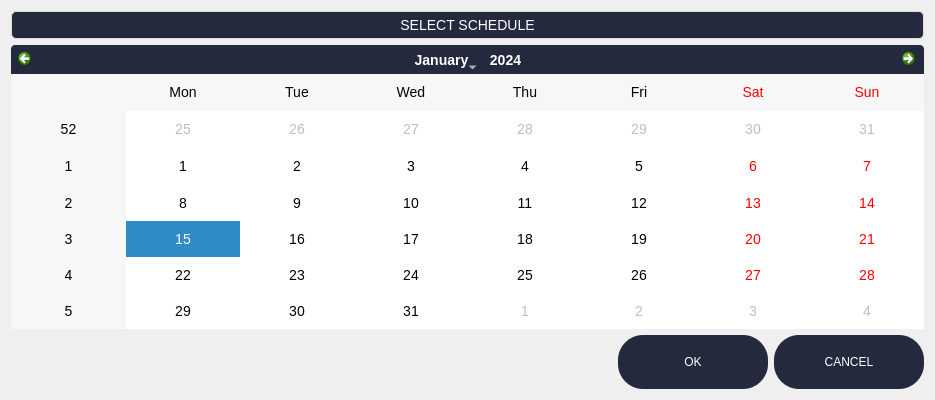
<?xml version="1.0" encoding="UTF-8"?>
<ui version="4.0">
 <class>Dialog</class>
 <widget class="QDialog" name="Dialog">
  <property name="geometry">
   <rect>
    <x>0</x>
    <y>0</y>
    <width>935</width>
    <height>400</height>
   </rect>
  </property>
  <property name="windowTitle">
   <string>Schedule</string>
  </property>
  <property name="styleSheet">
   <string notr="true">
QDialong{
background-color:#f4f5fc

}QPushButton{

border-radius: 25px;
color: white;
background-color: #24293e;
padding-top: 20px;
padding-bottom: 20px;






}</string>
  </property>
  <layout class="QGridLayout" name="gridLayout_2">
   <item row="0" column="0">
    <layout class="QGridLayout" name="gridLayout">
     <item row="1" column="0" colspan="3">
      <widget class="QCalendarWidget" name="calendarWidget">
       <property name="styleSheet">
        <string notr="true">/* General QCalendarWidget Style */
QCalendarWidget {
    background-color: #ffffff;
    border: 1px solid #cccccc;
    border-radius: 8px;
    font-family: &quot;Segoe UI&quot;, &quot;Arial&quot;, sans-serif;
    font-size: 14px;
    color: #333333;
}

/* Navigation Bar */
QCalendarWidget QToolButton {
    color: #ffffff;
    background-color: #24293E;
    border: none;
    border-radius: 4px;
    padding: 5px;
}

QCalendarWidget QToolButton:hover {
    font-style: bold;
}

QCalendarWidget QToolButton::disabled {
    background-color: #9E9E9E;
}

/* Header (Month/Year) */
QCalendarWidget QWidget#qt_calendar_navigationbar {
    background-color: #24293E;
    color: #ffffff;
    border-top-left-radius: 8px;
    border-top-right-radius: 8px;
}

QCalendarWidget QToolButton::menu-indicator {
    image: none;
}

/* Day Headers (e.g., Mon, Tue) */
QCalendarWidget QTableView {
    border: none;
}

QCalendarWidget QHeaderView::section {
    color: #333333;
    background-color: #f2f2f2;
    border: none;
    padding: 5px;
}

/* Day Cells */
QCalendarWidget QTableView::item {
    border: none;
    padding: 5px;
}

QCalendarWidget QTableView::item:selected {
    background-color: #4CAF50;
    color: #ffffff;
}

QCalendarWidget QTableView::item:hover {
    background-color: #a5d6a7;
    color: #333333;
}

/* Today Highlight */
QCalendarWidget QWidget#qt_calendar_today {
    border: 1px solid #4CAF50;
    background-color: #ffffff;
    color: #4CAF50;
    border-radius: 4px;
}

QCalendarWidget QWidget#qt_calendar_today::hover {
    background-color: #e8f5e9;
    border: 1px solid #4CAF50;
}

/* Navigation Buttons */
QCalendarWidget QToolButton::left-arrow {
    image: url(:/icons/left-arrow.png); /* Ensure you have an appropriate icon */
}

QCalendarWidget QToolButton::right-arrow {
    image: url(:/icons/right-arrow.png); /* Ensure you have an appropriate icon */
}
QCalendarWidget{
	border: 1px solid black

}</string>
       </property>
      </widget>
     </item>
     <item row="2" column="1">
      <widget class="QPushButton" name="ok">
       <property name="sizePolicy">
        <sizepolicy hsizetype="Minimum" vsizetype="Fixed">
         <horstretch>150</horstretch>
         <verstretch>0</verstretch>
        </sizepolicy>
       </property>
       <property name="minimumSize">
        <size>
         <width>150</width>
         <height>50</height>
        </size>
       </property>
       <property name="text">
        <string>OK</string>
       </property>
      </widget>
     </item>
     <item row="2" column="2">
      <widget class="QPushButton" name="cancel">
       <property name="sizePolicy">
        <sizepolicy hsizetype="Minimum" vsizetype="Fixed">
         <horstretch>150</horstretch>
         <verstretch>0</verstretch>
        </sizepolicy>
       </property>
       <property name="minimumSize">
        <size>
         <width>150</width>
         <height>50</height>
        </size>
       </property>
       <property name="text">
        <string>CANCEL</string>
       </property>
      </widget>
     </item>
     <item row="0" column="0" colspan="3">
      <widget class="QLabel" name="label">
       <property name="styleSheet">
        <string notr="true">QLabel {
    color: white;
    font-size: 14px;
    font-family: &quot;Segoe UI&quot;, &quot;Arial&quot;, sans-serif;
    padding: 5px;
    background: #24293e;
    border: 1px solid #dddddd;
    border-radius: 5px;
    text-align: center;
    qproperty-alignment: 'AlignCenter';
}

QLabel[warning=&quot;true&quot;] {
    color: #d9534f;
    background: #f2dede;
    border: 1px solid #ebccd1;
}

QLabel[success=&quot;true&quot;] {
    color: #3c763d;
    background: #dff0d8;
    border: 1px solid #d6e9c6;
}

QLabel[info=&quot;true&quot;] {
    color: #31708f;
    background: #d9edf7;
    border: 1px solid #bce8f1;
}
</string>
       </property>
       <property name="text">
        <string>SELECT SCHEDULE</string>
       </property>
       <property name="alignment">
        <set>Qt::AlignCenter</set>
       </property>
      </widget>
     </item>
     <item row="2" column="0">
      <spacer name="horizontalSpacer">
       <property name="orientation">
        <enum>Qt::Horizontal</enum>
       </property>
       <property name="sizeType">
        <enum>QSizePolicy::Preferred</enum>
       </property>
       <property name="sizeHint" stdset="0">
        <size>
         <width>700</width>
         <height>20</height>
        </size>
       </property>
      </spacer>
     </item>
    </layout>
   </item>
  </layout>
 </widget>
 <resources/>
 <connections/>
</ui>
